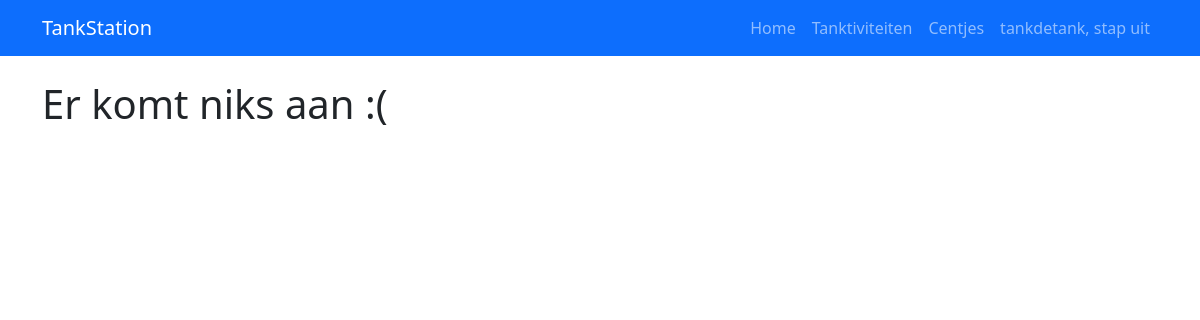
The page /tanktiviteiten/ (signed in) on the database as committed earlier.
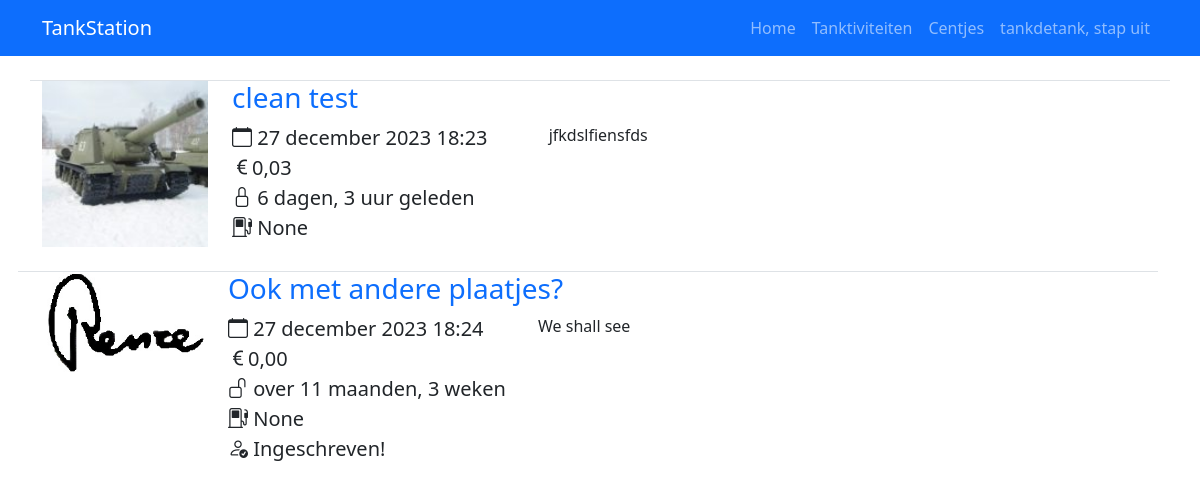
The same page on the database as committed later.
### evenementen/models.py (models this page shows)
class Tanktiviteit(models.Model):
    naam = models.CharField(max_length=140)
    beschrijving = models.CharField(max_length=400)
    prijs = models.DecimalField("Prijs", max_digits=7, decimal_places=2, default=0.00)
    gemaakt_door = models.ForeignKey(settings.AUTH_USER_MODEL, on_delete=models.SET_NULL, null=True, related_name="Gemaakt_door")
    verantwoordelijke = models.ForeignKey(settings.AUTH_USER_MODEL, on_delete=models.SET_NULL, null=True, related_name="Verantwoordelijke")
    aanmaakmoment = models.DateTimeField("Aangemaakt op", auto_now_add=True)
    sluiting = models.DateTimeField("De inschrijvingen sluiten om")
    wanneer = models.DateTimeField("Tanktiviteit moment")
    plaatje = models.ImageField(upload_to="images/", default="images/tank.jpg")
    max_inschrijvingen = models.PositiveSmallIntegerField(default=76)
    tankrekening = models.BooleanField(default=True)

### evenementen/views.py (the view)
# urls.py: path('', views.index, name='Home'),
@login_required
def index(request):
    startday = timezone.make_aware(datetime.combine(datetime.now().date(), datetime.min.time()))
    komende_tanktiviteiten = Tanktiviteit.objects.filter(wanneer__gt=startday)
    ingeschreven = [bool(ttvt.inschrijvingen.filter(plaatser=request.user)) for ttvt in komende_tanktiviteiten]
    context = {
        'komende_tanktiviteiten': komende_tanktiviteiten,
        'ingeschreven': ingeschreven,
        'data': zip(komende_tanktiviteiten, ingeschreven),
        'nu': timezone.now()
    }
    return render(request, 'main.html', context)

### evenementen/templates/main.html
{% extends 'base.html' %}
{% load humanize %}
{% block content %}
    {% if komende_tanktiviteiten %}
        {% for ttvt, ins in data %}
            <div class="row border-top">
                <div class="col-2">
                    <figure class="figure" style="width:100%;">
                        <img class="figure-img" src="/{{ ttvt.plaatje }}" style="width:inherit;object-fit:contain;">
                    </figure>
                </div>
                <div class="col-10">
                    <div class="row">
                        <h3><a href="{% url 'evenementen:Tanktiviteit detail' ttvt.id %}" style="text-decoration:none;">{{ttvt.naam}}</a></h3>
                    </div>
                    <div class="row">
                        <div class="col-4">
                            <div class="row">
                                <span class="lead"><i class="bi-calendar"></i> {{ ttvt.wanneer }}</span>
                            </div>
                            <div class="row">
                                <span class="lead"><i class="bi-currency-euro"></i>{{ ttvt.prijs }}</span>
                            </div>
                            <div class="row">
                                {% if nu > ttvt.sluiting %}
                                    <span class="lead"><i class="bi-lock"></i> {{ ttvt.sluiting|naturaltime }}</span>
                                {% else %}
                                    <span class="lead"><i class="bi-unlock"></i> {{ ttvt.sluiting|naturaltime }}</span>
                                {% endif %}
                            </div>
                            <div class="row">
                                <span class="lead"><i class="bi-fuel-pump"></i> {{ ttvt.verantwoordelijke }}</span>
                            </div>
                            {% if ins %}
                                <div class="row">
                                    <span class="lead"><i class="bi-person-check"></i> Ingeschreven!</span>
                                </div>
                            {% endif %}
                        </div>
                        <div class="col-6">
                            {{ ttvt.beschrijving }}
                        </div>
                    </div>
            </div>
        {% endfor %}
    {% else %}
        <h1>Er komt niks aan :(</h1>
    {% endif %}
{% endblock %}

### TankStation/templates/base.html (shortened to what this page needs)
<!DOCTYPE html>
<html lang="en">
<head>
    <link href="https://cdn.jsdelivr.net/npm/bootstrap@5.3.0-alpha1/dist/css/bootstrap.min.css" rel="stylesheet">
    <link rel="stylesheet" href="https://cdn.jsdelivr.net/npm/bootstrap-icons@1.10.3/font/bootstrap-icons.css">
</head>
<body>
<nav class="navbar navbar-expand-lg bg-primary mb-4" data-bs-theme="dark">
    <div class="container-lg">
        <a class="navbar-brand" href="{% url 'Home' %}">TankStation</a>
        <div class="collapse navbar-collapse">
            <ul class="navbar-nav ms-auto mb-2 mb-lg-0">
                <li class="nav-item">
                    <a class="nav-link" href="{% url 'Home' %}">Home</a>
                </li>
                <li class="nav-item">
                    <a class="nav-link" href="{% url 'evenementen:Evenementen home' %}">Tanktiviteiten</a>
                </li>
                <li class="nav-item">
                    <a class="nav-link" href="{% url 'geldzaken:Geld home' %}">Centjes</a>
                </li>
                {% if user.is_authenticated %}
                <li class="nav-item">
                    <a class="nav-link" href="{% url 'logout' %}">{{ user.get_username }}, stap uit</a>
                </li>
                {% else %}
                <li class="nav-item">
                    <a class="nav-link" href="{% url 'login' %}">Login</a>
                </li>
                {% endif %}
            </ul>
        </div>
    </div>
</nav>
<div class="container-lg">
    {% block content %}{% endblock %}
</div>
</body>
</html>

Rows that differ between the two databases and show on the page:
added Tanktiviteit: plaatje (picture), naam "clean test", wanneer "27 december 2023 18:23", prijs "0,03", sluiting "6 dagen, 3 uur geleden", verantwoordelijke "None", beschrijving "jfkdslfiensfds"
added Tanktiviteit: plaatje (picture), naam "Ook met andere plaatjes?", wanneer "27 december 2023 18:24", prijs "0,00", sluiting "over 11 maanden, 3 weken", verantwoordelijke "None", shows "Ingeschreven!", beschrijving "We shall see"
Other text that changed with them:
text no longer shown: "Er komt niks aan :("
